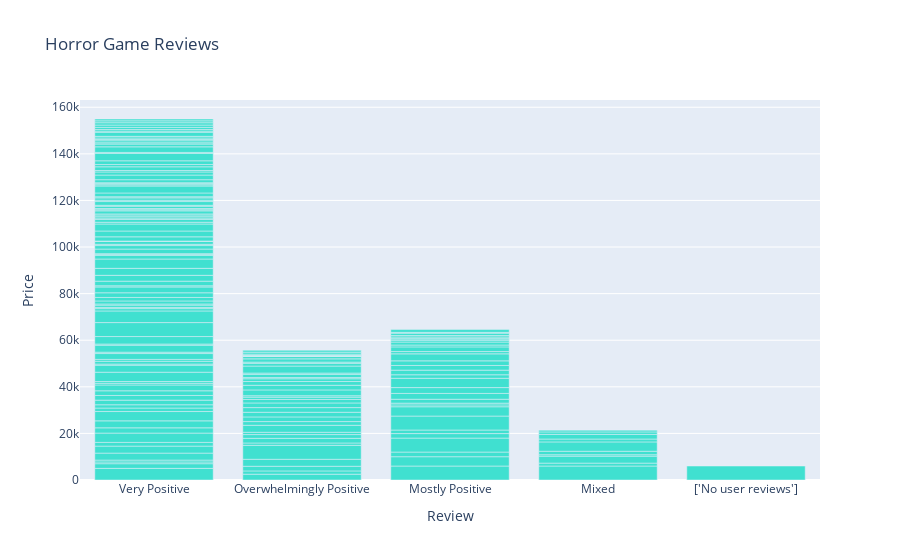

Notebook cell for this chart:
### Code cell
fig = px.bar(data_frame=horror_df, x='title_review', y='price',
             title='Horror Game Reviews',
             color_discrete_sequence=["turquoise"],
            # continuous_colorscale=px.colors.qualitative.Antique,
             hover_name='title_name')

fig.update_layout(
    yaxis_title='Price',
    xaxis_title='Review'
)

### Figure 1 — Plotly figure (JSON) as saved in the notebook; plotly's stock layout.template omitted (floating-point values rounded to 4 significant figures; data arrays with more than 128 entries replaced by an {"elided": "..."} marker saying what was removed)
{"data": [{"alignmentgroup": "True", "hovertemplate": "<b>%{hovertext}</b><br><br>title_review=%{x}<br>price=%{y}<extra></extra>", "hovertext": {"elided": "177 str values"}, "legendgroup": "", "marker": {"color": "turquoise", "pattern": {"shape": ""}}, "name": "", "offsetgroup": "", "orientation": "v", "showlegend": false, "textposition": "auto", "type": "bar", "x": {"elided": "177 str values"}, "xaxis": "x", "y": {"elided": "177 int values"}, "yaxis": "y"}], "layout": {"barmode": "relative", "legend": {"tracegroupgap": 0}, "title": {"text": "Horror Game Reviews"}, "xaxis": {"anchor": "y", "domain": [0, 1], "title": {"text": "Review"}}, "yaxis": {"anchor": "x", "domain": [0, 1], "title": {"text": "Price"}}}}
